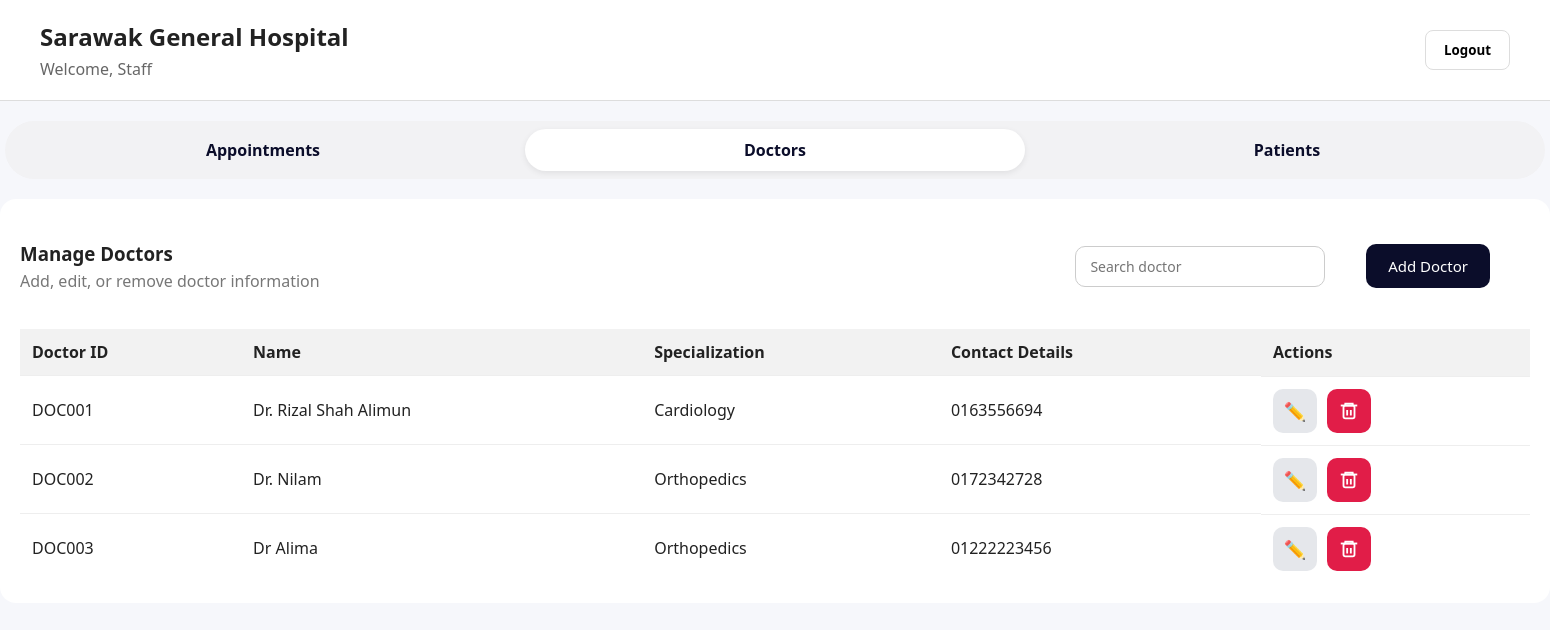
Screenshot of /appointment/manageDoctor.php with the database file from the repository.
### tables this page shows
CREATE TABLE `doctor` (
  `doctorID` varchar(10) NOT NULL,
  `name` varchar(100) NOT NULL,
  `specialization` varchar(100) NOT NULL,
  `contactDetails` varchar(50) NOT NULL
);

### appointment/manageDoctor.php (the view, shortened to what this page needs)
<?php
include '../db/dbcon.php';
$result = $conn->query("SELECT * FROM doctor");
$doctors = $result->fetch_all(MYSQLI_ASSOC);
?>
<!DOCTYPE html>
    <head>
        <link rel="stylesheet" href="../css/dctStyle.css"/>
    </head>
    <body>
        <div class = "header">
            <div>
                <h1>Sarawak General Hospital</h1>
                <p>Welcome, <?= htmlspecialchars($_SESSION['fullname'] ?? 'Staff'); ?></p>
            </div>
            <form method = "post" action = "../auth/logout.php">
                <button type = "Submit">Logout</button>
            </form>
        </div>
        <div class="topnav">
            <a href="manageAppointment.php">Appointments</a>
            <a class="active" href="manageDoctor.php">Doctors</a>
            <a href="managePatient.php">Patients</a>
        </div>
        <div class="cardheader">
            <div class="card-header">
                <div>
                    <h3>Manage Doctors</h3>
                    <p>Add, edit, or remove doctor information</p>
                </div>
                <div class="search-bar">
                    <input type="text" id="searchInput" placeholder="Search doctor">
                </div>
                <div class = "button_new_dct">
                    <button onclick = "formAddDct()">Add Doctor</button>
                </div>
            </div>
            <table class="doctor-table">
                <thead>
                <tr>
                    <th>Doctor ID</th>
                    <th>Name</th>
                    <th>Specialization</th>
                    <th>Contact Details</th>
                    <th>Actions</th>
                </tr>
                </thead>
                <tbody>
                    <?php foreach ($doctors as $d): ?>
                    <tr>
                        <td><?= $d['doctorID'] ?></td>
                        <td><?= $d['name'] ?></td>
                        <td><?= $d['specialization'] ?></td>
                        <td><?= $d['contactDetails'] ?></td>
                        <td class="actions">
                            <button class="btn-edit"
                                onclick="openEditDoctor(
                                    '<?= $d['doctorID'] ?>',
                                    '<?= htmlspecialchars($d['name']) ?>',
                                    '<?= htmlspecialchars($d['specialization']) ?>',
                                    '<?= htmlspecialchars($d['contactDetails']) ?>'
                                )">
                                ✏️
                            </button>
                            <a href="manageDoctor.php?delete=<?= $d['doctorID'] ?>"
                                class="btn-delete" onclick="return confirm('Delete this doctor?')" title="Delete Doctor">
                                <svg width="22" height="22" viewBox="0 0 24 24" fill="none">
                                    <path d="M3 6h18" stroke="white" stroke-width="2"/>
                                    <path d="M8 6v-2h8v2" stroke="white" stroke-width="2"/>
                                    <rect x="6" y="6" width="12" height="14" rx="2" stroke="white" stroke-width="2"/>
                                    <path d="M10 11v6M14 11v6" stroke="white" stroke-width="2"/>
                                </svg>
                            </a>
                        </td>
                    </tr>
                    <?php endforeach; ?>
                </tbody>
            </table>
        </div>
    </body>
</html>

### css/dctStyle.css (style rules this page uses)
* { margin: 0; padding: 0; box-sizing: border-box; font-family: "Segoe UI", sans-serif; }
body { background-color: #f6f7fb; color: #222; }
.header { display: flex; justify-content: space-between; align-items: center; padding: 20px 40px; background: white; border-bottom: 1px solid #ddd; }
.header h1 { font-size: 24px; font-weight: 700; }
.header p { color: #666; margin-top: 5px; }
.header button { padding: 10px 18px; border: 1px solid #ddd; background: white; border-radius: 8px; cursor: pointer; font-weight: 600; }
.search-bar { margin: 16px 0; margin-left: 50%; }
.search-bar input { width: 250px; padding: 10px 14px; border-radius: 10px; border: 1px solid #ccc; font-size: 14px; }
.topnav { display: flex; gap: 12px; background: #f2f2f4; padding: 8px; border-radius: 999px; width: fit-content; margin: 20px auto; }
.topnav a { display: flex; align-items: center; border: none; background: transparent; padding: 10px 20px; border-radius: 999px; font-weight: 600; cursor: pointer; text-decoration: none; color: #0b0d2a; width: 500px; justify-content: center; }
.topnav a.active { background: #fff; box-shadow: 0 2px 6px rgba(0,0,0,0.08); }
.cardheader { background: #fff; border-radius: 16px; padding: 20px; margin-top: 20px; height: auto; overflow: visible; }
.card-header { display: flex; justify-content: space-between; align-items: center; margin-bottom: 16px; }
.card-header h3 { margin: 0; }
.card-header p { margin: 4px 0 0; color: #777; }
.button_new_dct { display: flex; justify-content: flex-end; padding: 25px 40px; }
.button_new_dct button { background: #0b0d2a; color: white; border: none; padding: 12px 22px; border-radius: 10px; font-size: 15px; cursor: pointer; }
table { width: 100%; border-collapse: collapse; }
th { background: #f2f2f2; text-align: left; padding: 12px; }
td { padding: 12px; border-top: 1px solid #eee; }
.actions { display: flex; gap: 10px; align-items: center; }
.btn-edit { background: #e5e7eb; border: none; width: 44px; height: 44px; border-radius: 10px; cursor: pointer; font-size: 18px; }
.btn-delete { background: #e11d48; border: none; width: 44px; height: 44px; border-radius: 10px; display: flex; align-items: center; justify-content: center; cursor: pointer; }
.doctor-table tbody tr { transition: background-color 0.2s ease, transform 0.15s ease; }

### rows the page displays
doctor: doctorID "DOC001", name "Dr. Rizal Shah Alimun", specialization "Cardiology", contactDetails "0163556694"
doctor: doctorID "DOC002", name "Dr. Nilam", specialization "Orthopedics", contactDetails "0172342728"
doctor: doctorID "DOC003", name "Dr Alima", specialization "Orthopedics", contactDetails "01222223456"

### other values shown
$_SESSION['fullname'] "Staff"
